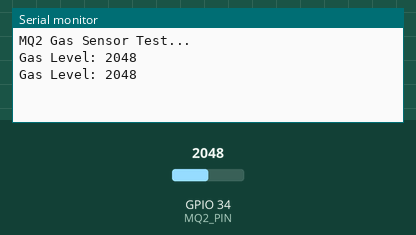
Simulated run of this sketch. Board: ESP32. On the bench: the last lines printed to the serial monitor. The inputs (shaded band) are chosen by the test bench; at power-on: GPIO 34 (MQ2_PIN) = 2048.

Above: at 2.2 s.
2.3 s: GPIO 34 (MQ2_PIN) set to 2866
At 3.6 s:
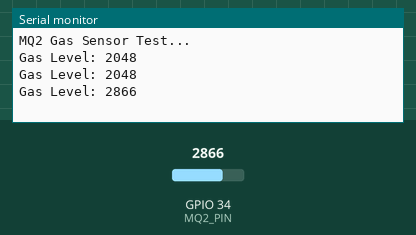
3.8 s: GPIO 34 (MQ2_PIN) set to 3603
At 4.8 s:
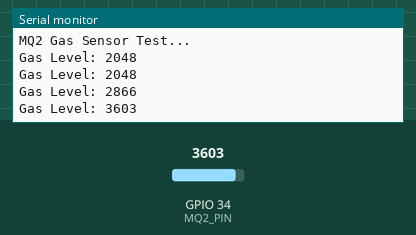
Timing chart, 0 to 6.8 s (numbered marks = the images above; inputs shaded):
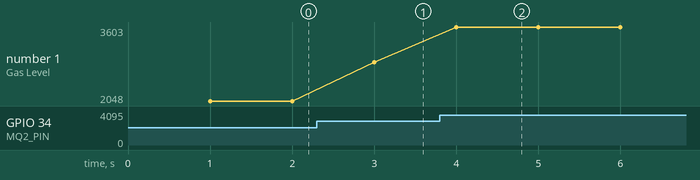

The sketch:

MQ_2_Gaz_sensor.ino
```cpp
#define MQ2_PIN 34   // AO → P34

void setup() {
  Serial.begin(115200);
  delay(1000);
  Serial.println("MQ2 Gas Sensor Test...");
}

void loop() {

  int gasValue = analogRead(MQ2_PIN);

  Serial.print("Gas Level: ");
  Serial.println(gasValue);

  delay(1000);
}
```

Measured:
- after the input at 2.3 s, the serial monitor: prints a new line after 0.70 s (image 1)
- after the input at 3.8 s, the serial monitor: prints a new line after 0.20 s (image 2)
- plotted number 1: 2048 → 2866 after the input at 2.3 s, 2866 → 3603 after the input at 3.8 s
